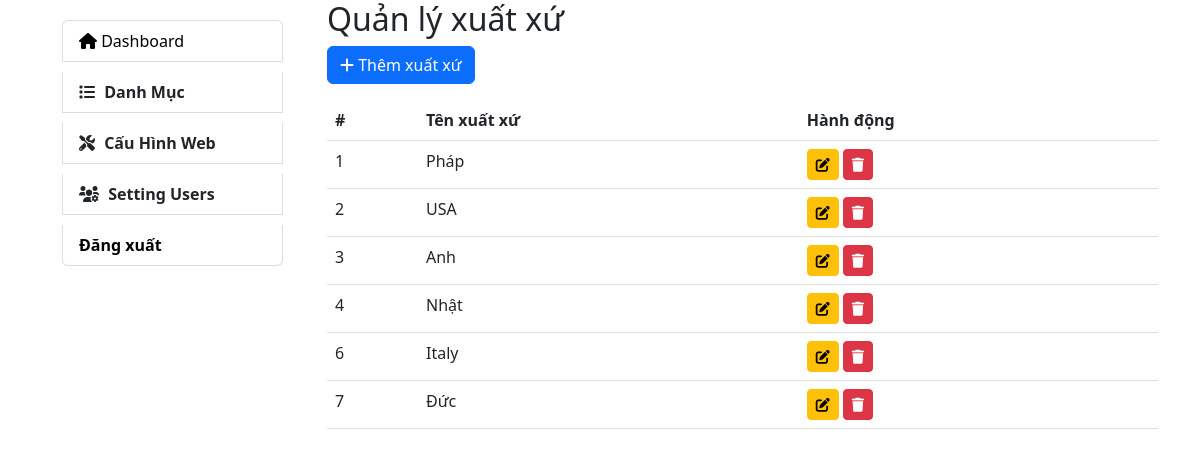
Screenshot of /backend/admin/xuatxu/index.php (signed in) with the database file from the repository.
### tables this page shows
CREATE TABLE `origins` (
  `origin_id` int(11) NOT NULL,
  `name` varchar(255) DEFAULT NULL
);

### backend/admin/xuatxu/index.php (the view, shortened to what this page needs)
<!DOCTYPE html>
<html lang="en">
<head>
    <link rel="stylesheet" href="https://cdn.jsdelivr.net/npm/bootstrap@5.2.0/dist/css/bootstrap.min.css">
    <link rel="stylesheet" href="https://cdnjs.cloudflare.com/ajax/libs/font-awesome/5.15.4/css/all.min.css">
</head>
<body>
    <div class="container">
        <div class="row">
            <div class="col-3">
                <?php require_once "../../layouts/sidebar.php"; ?>
            </div>
            <div class="col-9">
                <h2>Quản lý xuất xứ</h2>
                <a href="create.php" class="btn btn-primary mb-3">
                    <i class="fas fa-plus"></i> Thêm xuất xứ
                </a>
                <table class="table">
                    <thead>
                        <tr>
                            <th>#</th>
                            <th>Tên xuất xứ</th>
                            <th>Hành động</th>
                        </tr>
                    </thead>
                    <tbody>
                        <?php
                        $sql = "SELECT * FROM origins";
                        $result = mysqli_query($conn, $sql);
                        if (mysqli_num_rows($result) > 0) {
                            while ($row = mysqli_fetch_assoc($result)) {
                                echo "<tr>";
                                echo "<td>" . $row['origin_id'] . "</td>";
                                echo "<td>" . $row['name'] . "</td>";
                                echo "<td>
                                        <a href='edit.php?id=" . $row['origin_id'] . "' class='btn btn-warning btn-sm'>
                                            <i class='fas fa-edit'></i>
                                        </a>
                                        <a href='delete.php?id=" . $row['origin_id'] . "' class='btn btn-danger btn-sm'>
                                            <i class='fas fa-trash'></i>
                                        </a>
                                    </td>";
                                echo "</tr>";
                            }
                        } else {
                            echo "<tr><td colspan='3'>Không có xuất xứ nào.</td></tr>";
                        }
                        ?>
                    </tbody>
                </table>
            </div>
        </div>
    </div>
</body>
</html>

### rows the page displays
origins: origin_id "1", name "Pháp"
origins: origin_id "2", name "USA"
origins: origin_id "3", name "Anh"
origins: origin_id "4", name "Nhật"
origins: origin_id "6", name "Italy"
origins: origin_id "7", name "Đức"
